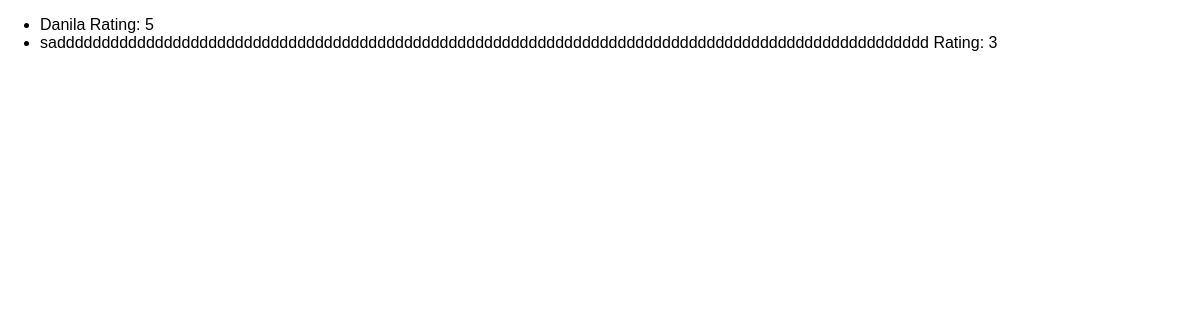
Page /reviews on the earlier database version.
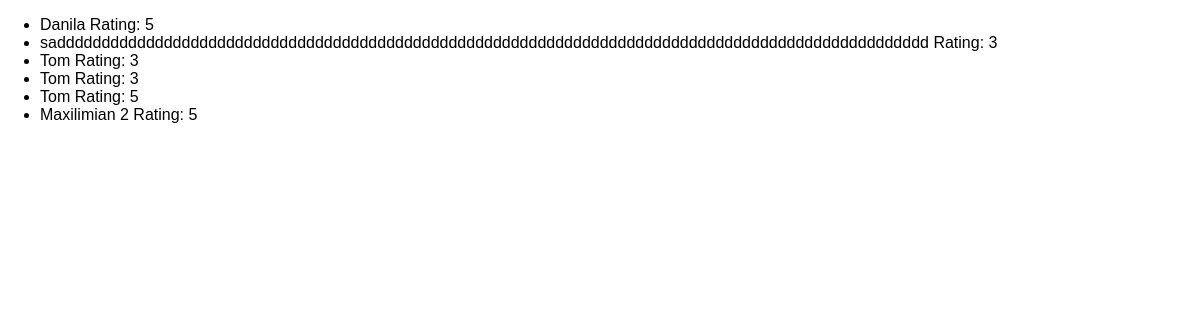
Same page on the later database version.
### reviews/models.py (models this page shows)
class Review(models.Model):
  user_name = models.CharField(max_length=100)
  review_text = models.TextField()
  rating = models.IntegerField()

### reviews/views.py (the view)
# urls.py: path("reviews", views.ReviewsListView.as_view()),
class ReviewsListView(ListView):
  template_name = "reviews/review_list.html"
  model = Review
  context_object_name = "reviews"
  def get_queryset(self):
    base_query = super().get_queryset()
    return base_query

### reviews/templates/reviews/review_list.html (shortened to what this page needs)
{% extends "reviews/base.html" %}
{% block content %}
    <ul>
        {% for review in reviews %}
            <li>{{ review.user_name }} Rating: {{ review.rating }}</li>
        {% endfor %}
    </ul>
{% endblock content %}

### reviews/templates/reviews/base.html (shortened to what this page needs)
{% load static %}
<!DOCTYPE html>
<html lang="en">
<head>
    <link rel="stylesheet" href="{% static "reviews/styles.css" %}">
</head>
<body>
    {% block content %}
    {% endblock content %}
</body>
</html>

### reviews/static/reviews/styles.css (style rules this page uses)
body { font-family: sans-serif; margin: 0; }

Differences in the rows shown:
added Review: user_name "Tom", rating "3"
added Review: user_name "Tom", rating "3"
added Review: user_name "Tom", rating "5"
added Review: user_name "Maxilimian 2", rating "5"
